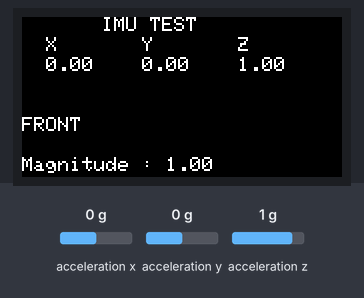
Bench run of a sketch on a simulated ESP32. Parts: 160×80 colour display. The test bench sets the inputs (shaded band); at power-on: acceleration x 0 g, acceleration y 0 g, acceleration z 1 g.

Above: at 1.3 s.
1.4 s: acceleration x set to -1.4 g
At 2.6 s:
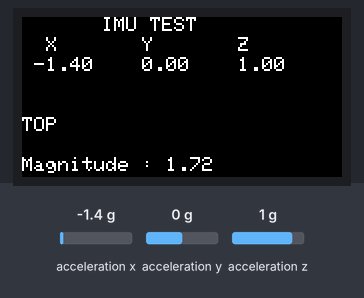
2.9 s: acceleration x set to 1.4 g
At 3.7 s:
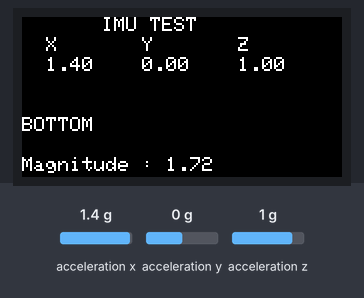
4.5 s: acceleration y set to 1.4 g
At 5.4 s:
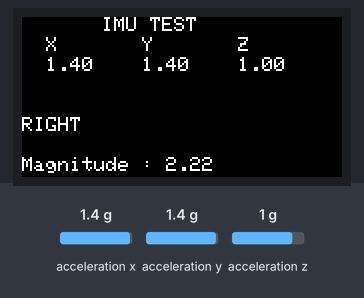
6.0 s: acceleration z set to -1.4 g
At 7.3 s:
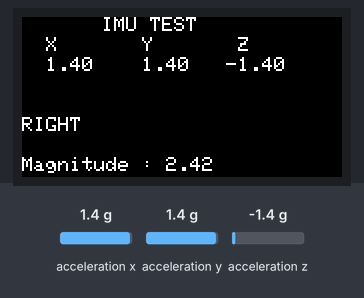
7.6 s: acceleration y set to -1.4 g
At 8.0 s:
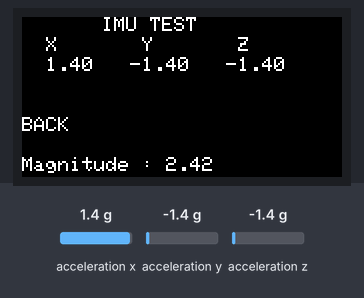
Timing chart, 0 to 10.1 s (numbered marks = the images above; inputs shaded):
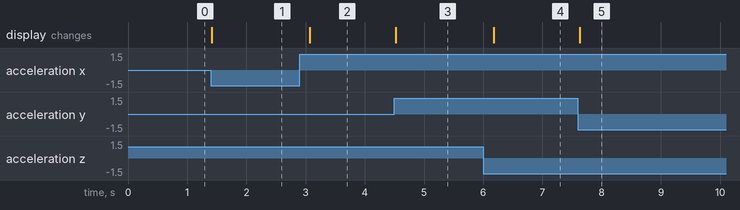

Measured:
- after the input at 1.4 s, the display: changes at once (image 1)
- after the input at 2.9 s, the display: changes after 0.17 s (image 2)
- after the input at 4.5 s, the display: changes at once (image 3)
- after the input at 6.0 s, the display: changes after 0.18 s (image 4)
- after the input at 7.6 s, the display: changes at once (image 5)

The sketch:

flipper-m5stick.ino
```cpp
#include <M5StickC.h>

float accX = 0.0F;
float accY = 0.0F;
float accZ = 0.0F;

float gyroX = 0.0F;
float gyroY = 0.0F;
float gyroZ = 0.0F;

float pitch = 0.0F;
float roll  = 0.0F;
float yaw   = 0.0F;

float mag= 0.0F;
float angle= 0.0F;
float activeAcc[3];
float origin[3]={0,0,0};
float FRONT[3]={0,0,1};
float TOP[3]={-1,0,0};
float RIGHT[3]={0,1,0};
float BACK[3]={0,0,-1};
float BOTTOM[3]={1,0,0};
float LEFT[3]={0,-1,0};

void setup() {
  // put your setup code here, to run once:
  M5.begin();
  M5.IMU.Init();
  M5.Lcd.setRotation(3);
  M5.Lcd.fillScreen(BLACK);
  M5.Lcd.setTextSize(1);
  M5.Lcd.setCursor(40, 0);
  M5.Lcd.println("IMU TEST");
  M5.Lcd.setCursor(0, 10);
  M5.Lcd.println("  X       Y       Z");
//  M5.Lcd.setCursor(0, 50);
//  M5.Lcd.println("  Pitch   Roll    Yaw");
}

float temp = 0;
/*****************************************
M5.IMU.getGyroData(&gyroX,&gyroY,&gyroZ);
M5.IMU.getAccelData(&accX,&accY,&accZ);
M5.IMU.getAhrsData(&pitch,&roll,&yaw);
M5.IMU.getTempData(&temp);
*****************************************/
void loop() {
  // put your main code here, to run repeatedly:
    M5.IMU.getAccelData(&accX,&accY,&accZ);
//  M5.IMU.getGyroData(&gyroX,&gyroY,&gyroZ);

  activeAcc[0]=accX;
  activeAcc[1]=accY;
  activeAcc[2]=accZ;


  mag=threedDist(activeAcc,origin);

//  M5.IMU.getAccelData(&accX,&accY,&accZ);
//  M5.IMU.getAhrsData(&pitch,&roll,&yaw);
//  M5.IMU.getTempData(&temp);

//  M5.Lcd.setCursor(0, 20);
//  M5.Lcd.printf("%6.2f  %6.2f  %6.2f      ", gyroX, gyroY, gyroZ);
//  M5.Lcd.setCursor(140, 20);
//  M5.Lcd.print("o/s");
  M5.Lcd.setCursor(0, 20);
  M5.Lcd.printf(" %5.2f   %5.2f   %5.2f   ", accX, accY, accZ);
//  M5.Lcd.setCursor(140, 30);
//  M5.Lcd.print("G");
//  M5.Lcd.setCursor(0, 60);
//  M5.Lcd.printf(" %5.2f   %5.2f   %5.2f   ", pitch, roll, yaw);

  float minAngle=999.0F;
  char orientation[10]="";

  //FRONT
  angle=angleBetween(activeAcc,FRONT);
  if (angle<minAngle){
    strcpy(orientation,"FRONT    ");
    minAngle=angle;
  }
    //TOP
  angle=angleBetween(activeAcc,TOP);
  if (angle<minAngle){
    strcpy(orientation,"TOP      ");
    minAngle=angle;
  }
    //RIGHT
  angle=angleBetween(activeAcc,RIGHT);
  if (angle<minAngle){
    strcpy(orientation,"RIGHT    ");
    minAngle=angle;
  }
  //BACK
  angle=angleBetween(activeAcc,BACK);
  if (angle<minAngle){
    strcpy(orientation,"BACK     ");
    minAngle=angle;
  }
    //BOTTOM
  angle=angleBetween(activeAcc,BOTTOM);
  if (angle<minAngle){
    strcpy(orientation,"BOTTOM   ");
    minAngle=angle;
  }
    //LEFT
  angle=angleBetween(activeAcc,LEFT);
  if (angle<minAngle){
    strcpy(orientation,"LEFT     ");
    minAngle=angle;
  }

  M5.Lcd.setCursor(0, 50);
  M5.Lcd.printf(orientation);

//  M5.Lcd.setCursor(0, 60);
//  M5.Lcd.printf("Angle : %.2f ", angle);

  M5.Lcd.setCursor(0, 70);
  M5.Lcd.printf("Magnitude : %.2f ", mag);
  delay(200);
}

float threedDist(float pos1[3], float pos2[3]){
  return sqrt(pow(pos1[0]-pos2[0],2)+pow(pos1[1]-pos2[1],2)+pow(pos1[2]-pos2[2],2));
}

float dot(float pos1[3], float pos2[3]){
  return (pos1[0]*pos2[0]+pos1[1]*pos2[1]+pos1[2]*pos2[2]);
}

float angleBetween(float pos1[3], float pos2[3]){
  float origin[3]={0,0,0};
  float dotP=dot(pos1,pos2);
  float mag1=threedDist(pos1,origin);
  float mag2=threedDist(pos2,origin);
  return acos(dotP/(mag1*mag2));
}
```
